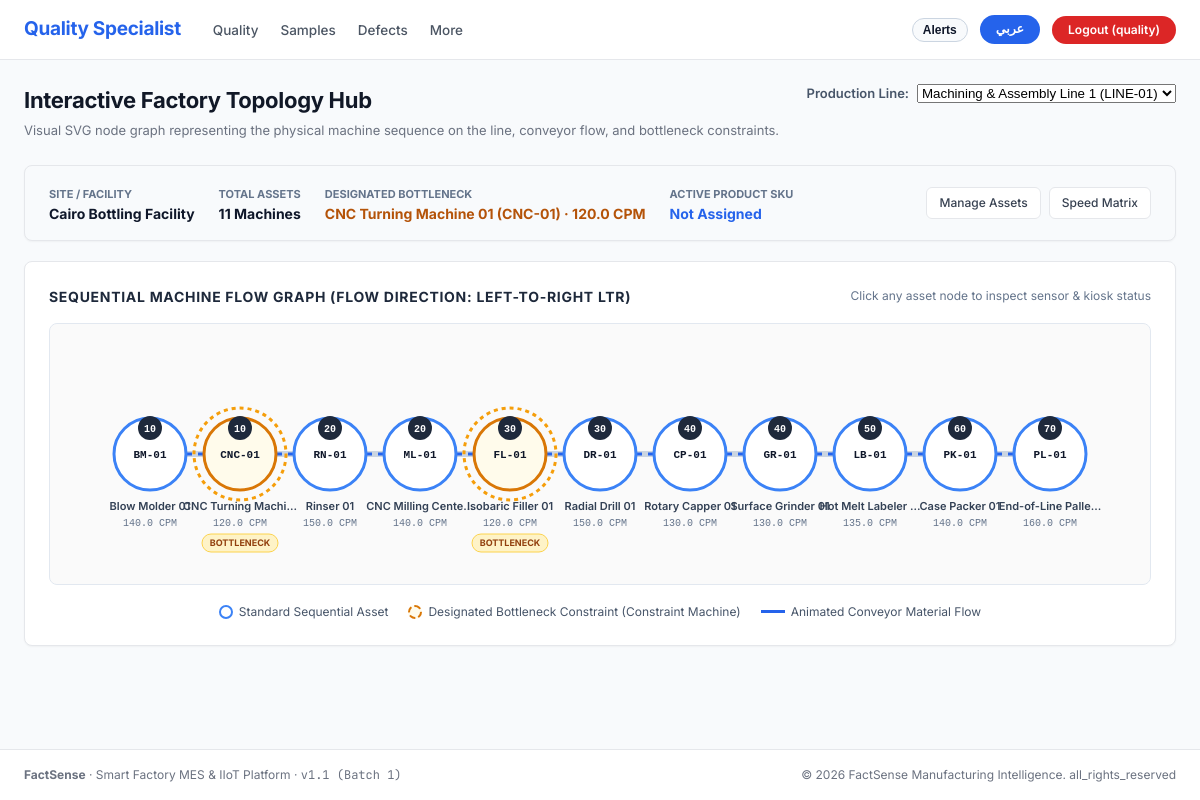
Page /masterdata/topology/ (signed in) on the earlier database version.
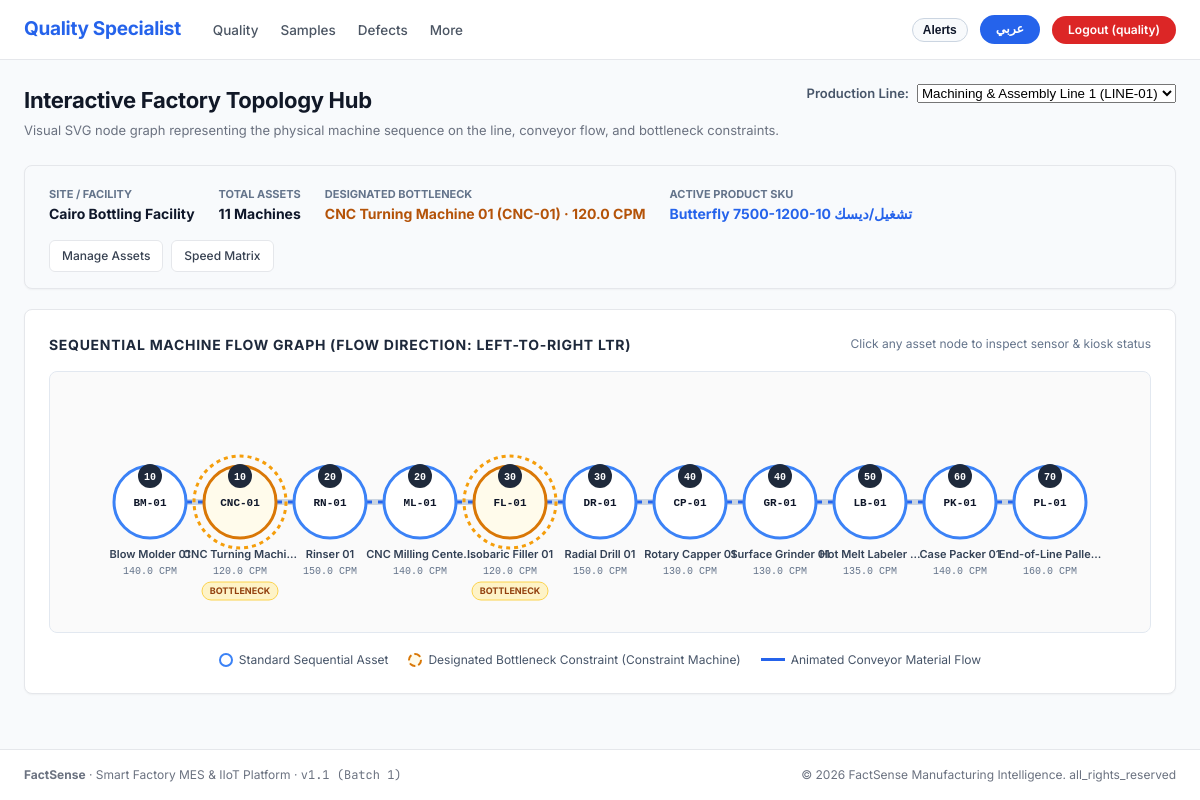
Same page on the later database version.
### apps/masterdata/models.py (models this page shows, shortened)
class Line(models.Model):
    id = models.UUIDField(primary_key=True, default=uuid.uuid4, editable=False)
    factory = models.ForeignKey(Factory, on_delete=models.CASCADE, related_name='lines')
    code = models.CharField(max_length=50)
    name = models.CharField(max_length=150)
    name_ar = models.CharField(max_length=150, blank=True)
    sequence = models.PositiveIntegerField(default=1)
    target_oee = models.FloatField(default=85.0)
    bottleneck_machine = models.ForeignKey(
        'Machine',
        on_delete=models.SET_NULL,
        null=True,
        blank=True,
        related_name='bottleneck_for_line'
    )
    current_product = models.ForeignKey(
        'Product',
        on_delete=models.SET_NULL,
        null=True,
        blank=True,
        related_name='active_on_lines'
    )
    class Meta:
        ordering = ['sequence', 'code']
        unique_together = ('factory', 'code')

class Factory(models.Model):
    id = models.UUIDField(primary_key=True, default=uuid.uuid4, editable=False)
    code = models.CharField(max_length=50, unique=True)
    name = models.CharField(max_length=150)
    name_ar = models.CharField(max_length=150, blank=True)
    location = models.CharField(max_length=150, blank=True)
    industry = models.CharField(max_length=100, default='Food & Beverage')
    timezone = models.CharField(max_length=50, default='UTC')
    currency = models.CharField(max_length=10, default='EGP')
    is_active = models.BooleanField(default=True)
    class Meta:
        verbose_name_plural = "Factories"
        ordering = ['code']

class Product(models.Model):
    id = models.UUIDField(primary_key=True, default=uuid.uuid4, editable=False)
    factory = models.ForeignKey(Factory, on_delete=models.CASCADE, related_name='products', null=True, blank=True)
    code = models.CharField(max_length=50, unique=True, help_text="SKU Code, e.g. SKU-WTR-500")
    name = models.CharField(max_length=150, help_text="Product name in English")
    name_ar = models.CharField(max_length=150, blank=True, help_text="Product name in Arabic")
    category = models.CharField(max_length=100, default='Beverage')
    unit_of_measure = models.CharField(
        max_length=20,
        default='Bottle',
        choices=[
            ('Bottle', 'Bottle'),
            ('Can', 'Can'),
            ('Pack', 'Pack'),
            ('Carton', 'Carton'),
            ('KG', 'Kilogram'),
            ('Liter', 'Liter'),
        ]
    )
    sop_document_title = models.CharField(max_length=150, blank=True, default='SOP-STD-01.pdf')
    sop_document_url = models.CharField(max_length=255, blank=True, default='#')
    ideal_cycle_time_sec = models.DecimalField(
        max_digits=6,
        decimal_places=2,
        default=0.50,
        help_text="Cycle time in seconds per unit"
    )
    rated_speed_cpm = models.PositiveIntegerField(
        default=120,
        help_text="Rated speed in units per minute (CPM)"
    )
    processes = models.ManyToManyField(Process, blank=True, related_name='products')
    nominal_weight = models.DecimalField(max_digits=8, decimal_places=2, default=500.0, help_text="Nominal fill weight/volume in g or ml")
    usl_weight = models.DecimalField(max_digits=8, decimal_places=2, default=505.0, help_text="Upper Specification Limit")
    lsl_weight = models.DecimalField(max_digits=8, decimal_places=2, default=495.0, help_text="Lower Specification Limit")
    unit_cost = models.DecimalField(max_digits=8, decimal_places=2, default=2.50, help_text="Standard unit manufacturing cost")
    scrap_cost = models.DecimalField(max_digits=8, decimal_places=2, default=1.80, help_text="Loss cost per scrapped unit")
    is_archived = models.BooleanField(default=False)
    created_at = models.DateTimeField(auto_now_add=True)
    updated_at = models.DateTimeField(auto_now=True)
    class Meta:
        ordering = ['code']

### apps/masterdata/views.py (the view)
# urls.py: path('topology/', views.topology_view, name='topology'),
@role_required('planner', 'admin', 'supervisor', 'manager', 'quality', 'supply_chain', 'maintenance')
def topology_view(request):
    lines = Line.objects.prefetch_related('machines').all()
    selected_line_id = request.GET.get('line_id')
    selected_line = None
    if selected_line_id:
        selected_line = lines.filter(id=selected_line_id).first()
    if not selected_line:
        selected_line = lines.first()
    machines = []
    svg_nodes = []
    svg_connectors = []
    svg_width = 1100
    svg_height = 240
    lang = getattr(request, 'LANGUAGE_CODE', 'en')
    session_lang = request.session.get('django_language') or request.COOKIES.get('factsense_language')
    is_rtl = (session_lang == 'ar' or lang == 'ar')
    if selected_line:
        machines = list(selected_line.machines.all().order_by('sequence_order'))
        count = len(machines)
        if count > 0:
            left_margin = 100
            right_margin = 100
            usable_width = svg_width - (left_margin + right_margin)
            spacing = usable_width / max(1, count - 1) if count > 1 else usable_width / 2
            for i, m in enumerate(machines):
                if is_rtl:
                    cx = int(svg_width - right_margin - (i * spacing))
                else:
                    cx = int(left_margin + (i * spacing))
                cy = 120
                node_data = {
                    'index': i + 1,
                    'machine': m,
                    'cx': cx,
                    'cy': cy,
                    'is_bottleneck': m.is_bottleneck or (selected_line.bottleneck_machine_id == m.id),
                    'paired_kiosks': m.kiosks.all(),
                }
                svg_nodes.append(node_data)
            for i in range(len(svg_nodes) - 1):
                n1 = svg_nodes[i]
                n2 = svg_nodes[i + 1]
                svg_connectors.append({
                    'x1': n1['cx'],
                    'y1': n1['cy'],
                    'x2': n2['cx'],
                    'y2': n2['cy'],
                    'from_machine': n1['machine'].code,
                    'to_machine': n2['machine'].code,
                })
    context = {
        'lines': lines,
        'selected_line': selected_line,
        'machines': machines,
        'svg_nodes': svg_nodes,
        'svg_connectors': svg_connectors,
        'svg_width': svg_width,
        'svg_height': svg_height,
        'is_rtl': is_rtl,
        'total_machines': len(machines),
        'bottleneck_machine': selected_line.bottleneck_machine if selected_line else None,
    }
    return render(request, 'masterdata/topology.html', context)

### apps/accounts/context_processors.py (called while the page is built)
def branding_context(request):
    return {
        'BRAND_NAME': 'FactSense',
        'BRAND_TAGLINE': 'Smart Factory MES & IIoT Platform',
        'APP_VERSION': 'v1.1 (Batch 1)',
        'CURRENT_YEAR': 2026,
    }

### apps/accounts/navigation.py (called while the page is built)
def get_navigation_for_role(role_code, current_path='', lang='en'):
    items = ROLE_NAV_CONFIG.get(role_code, [])
    primary_links = []
    more_links = []
    for label_key, url_name, is_more in items:
        try:
            url = reverse(url_name)
        except Exception:
            url = f"/{url_name}/"
        label = get_translation(label_key, lang=lang)
        is_active = (current_path == url or (url != '/' and current_path.startswith(url)))
        link_item = {
            'label': label,
            'url_name': url_name,
            'url': url,
            'is_active': is_active,
        }
        if is_more:
            more_links.append(link_item)
        else:
            primary_links.append(link_item)
    return {
        'primary': primary_links,
        'more': more_links,
        'has_more': len(more_links) > 0,
    }

### apps/accounts/translations.py (called while the page is built)
    def __getitem__(self, key):
        return get_translation(key, lang=self.lang)

### templates/masterdata/topology.html (shortened to what the changed rows need)
{% extends 'base.html' %}
{% load static i18n %}
{% block content %}
<div class="fs-content-container">
  <div class="fs-page-header">
    <div>
      <h1 class="fs-page-title">
        {% if is_rtl %}مخطط طوبولوجيا خط الإنتاج التفاعلي{% else %}Interactive Factory Topology Hub{% endif %}
      </h1>
    </div>
  </div>
  {% if selected_line %}
    <div class="fs-table-card" style="padding: 16px 24px; margin-bottom: 20px; display: flex; justify-content: space-between; align-items: center; flex-wrap: wrap; gap: 16px; background: #F8FAFC;">
      <div style="display: flex; gap: 24px; align-items: center; flex-wrap: wrap;">
        <div>
          <span style="font-size: 11px; font-weight: 700; color: #64748B; text-transform: uppercase;">SITE / FACILITY</span>
          <div style="font-weight: 700; color: #0F172A;">{{ selected_line.factory.name }}</div>
        </div>
        <div>
          <span style="font-size: 11px; font-weight: 700; color: #64748B; text-transform: uppercase;">TOTAL ASSETS</span>
          <div style="font-weight: 700; color: #0F172A;">{{ total_machines }} Machines</div>
        </div>
        <div>
          <span style="font-size: 11px; font-weight: 700; color: #64748B; text-transform: uppercase;">DESIGNATED BOTTLENECK</span>
          <div style="font-weight: 700; color: #B45309;">
            {% if bottleneck_machine %}
              {{ bottleneck_machine.name }} ({{ bottleneck_machine.code }}) · {{ bottleneck_machine.ideal_run_rate_cpm }} CPM
            {% else %}
              <span style="color: #64748B;">Not Configured</span>
            {% endif %}
          </div>
        </div>
        <div>
          <span style="font-size: 11px; font-weight: 700; color: #64748B; text-transform: uppercase;">ACTIVE PRODUCT SKU</span>
          <div style="font-weight: 700; color: #2563EB;">
            {{ selected_line.current_product.name|default:"Not Assigned" }}
          </div>
        </div>
      </div>
      <div style="display: flex; gap: 8px;">
        <a href="{% url 'machines_list' %}?line={{ selected_line.id }}" class="fs-btn fs-btn-secondary" style="font-size: 12px; padding: 6px 12px;">
          {% if is_rtl %}إدارة الماكينات{% else %}Manage Assets{% endif %}
        </a>
        <a href="{% url 'rates_matrix' %}?line={{ selected_line.id }}" class="fs-btn fs-btn-secondary" style="font-size: 12px; padding: 6px 12px;">
          {% if is_rtl %}مصفوفة السرعات{% else %}Speed Matrix{% endif %}
        </a>
      </div>
    </div>
    <div class="fs-table-card" style="padding: 24px; margin-bottom: 24px;">
      <div style="display: flex; justify-content: space-between; align-items: center; margin-bottom: 16px;">
        <h2 style="font-size: 14px; font-weight: 700; color: #1E293B; text-transform: uppercase; letter-spacing: 0.05em;">
          {% if is_rtl %}
            مخطط تسلسل خط الإنتاج وتدفق العبوات (Flow Direction: {% if is_rtl %}يمين إلى يسار RTL{% else %}يسار إلى يمين LTR{% endif %})
          {% else %}
            Sequential Machine Flow Graph (Flow Direction: {% if is_rtl %}Right-to-Left RTL{% else %}Left-to-Right LTR{% endif %})
          {% endif %}
        </h2>
        <span style="font-size: 12px; color: #64748B;">
          {% if is_rtl %}انقر فوق أي ماكينة لمعاينة بيانات الحساسات والربط{% else %}Click any asset node to inspect sensor & kiosk status{% endif %}
        </span>
      </div>
      <div style="overflow-x: auto; padding: 10px 0; background: #FAFAFA; border: 1px solid #E2E8F0; border-radius: 8px;">
        <svg viewBox="0 0 {{ svg_width }} {{ svg_height }}" width="100%" height="240" style="display: block;" xmlns="http://www.w3.org/2000/svg">
          {% for node in svg_nodes %}
            <g class="node-circle" onclick="inspectMachine('{{ node.machine.id }}', '{{ node.machine.code }}', '{{ node.machine.name|escapejs }}', '{{ node.machine.category }}', '{{ node.machine.sequence_order }}', '{{ node.machine.criticality_rank }}', '{{ node.machine.ideal_run_rate_cpm }}', '{{ node.is_bottleneck }}', '{{ node.machine.sensor_protocol }}', '{{ node.machine.sensor_ip|default:"None" }}', '{{ node.paired_kiosks.first.claim_code|default:"None" }}')">
              <text x="{{ node.cx }}" y="{{ node.cy|add:'-22' }}" text-anchor="middle" fill="#FFFFFF" font-size="10" font-family="monospace" font-weight="bold">
                {{ node.machine.sequence_order }}
              </text>
              <text x="{{ node.cx }}" y="{{ node.cy|add:'4' }}" text-anchor="middle" fill="#0F172A" font-size="11" font-family="monospace" font-weight="bold">
                {{ node.machine.code }}
              </text>
              <text x="{{ node.cx }}" y="{{ node.cy|add:'56' }}" text-anchor="middle" fill="#334155" font-size="11" font-weight="600">
                {{ node.machine.name|truncatechars:18 }}
              </text>
              <text x="{{ node.cx }}" y="{{ node.cy|add:'72' }}" text-anchor="middle" fill="#64748B" font-size="10" font-family="monospace">
                {{ node.machine.ideal_run_rate_cpm }} CPM
              </text>
              {% if node.is_bottleneck %}
                <text x="{{ node.cx }}" y="{{ node.cy|add:'92' }}" text-anchor="middle" fill="#92400E" font-size="9" font-weight="bold">
                  BOTTLENECK
                </text>
              {% endif %}
            </g>
          {% endfor %}
        </svg>
      </div>
      <div style="display: flex; gap: 20px; align-items: center; justify-content: center; margin-top: 18px; font-size: 12px; color: #475569; flex-wrap: wrap;">
        <div style="display: flex; align-items: center; gap: 6px;">
          <span style="display: inline-block; width: 14px; height: 14px; border-radius: 50%; background: #FFFFFF; border: 2px solid #3B82F6;"></span>
          <span>Standard Sequential Asset</span>
        </div>
        <div style="display: flex; align-items: center; gap: 6px;">
          <span style="display: inline-block; width: 14px; height: 14px; border-radius: 50%; background: #FFFBEB; border: 2px dashed #D97706;"></span>
          <span>Designated Bottleneck Constraint (Constraint Machine)</span>
        </div>
        <div style="display: flex; align-items: center; gap: 6px;">
          <span style="display: inline-block; width: 24px; height: 3px; background: #2563EB;"></span>
          <span>Animated Conveyor Material Flow</span>
        </div>
      </div>
    </div>
  {% endif %}
</div>
{% endblock %}

Differences in the rows shown:
changed Line "Cairo Bottling Facility": current_product.name "Not Assigned" → "Butterfly 7500-1200-10 تشغيل/ديسك"
